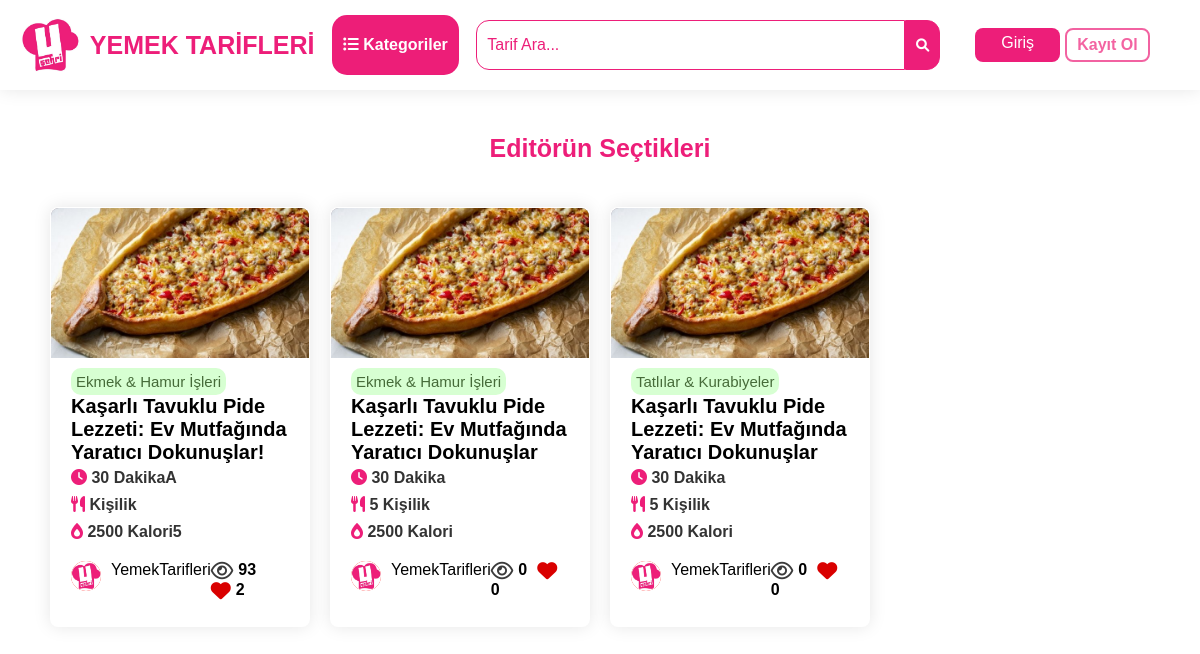
/yemektarifleri/editorun-sectikleri.php, run on the app's committed database.
### tables this page shows
CREATE TABLE `tema_ayarlari` (
  `id` int(11) NOT NULL,
  `logo` varchar(255) DEFAULT NULL,
  `site_adi` varchar(255) DEFAULT NULL,
  `slogan` varchar(255) DEFAULT NULL,
  `intro_gorsel` varchar(255) DEFAULT NULL
);

CREATE TABLE `tarifler` (
  `tarif_id` int(11) NOT NULL,
  `kategori_ad` varchar(50) NOT NULL,
  `kategori_url` varchar(255) NOT NULL,
  `baslik` varchar(100) NOT NULL,
  `sure` varchar(255) DEFAULT NULL,
  `boyut` varchar(20) DEFAULT NULL,
  `kalori` varchar(255) DEFAULT NULL,
  `resim` varchar(255) DEFAULT NULL,
  `url` varchar(255) DEFAULT NULL,
  `icindekiler` text DEFAULT NULL,
  `hazirlanis` text DEFAULT NULL,
  `tarih` text NOT NULL DEFAULT '27.05.2024',
  `goruntulenme` int(11) NOT NULL,
  `fav` int(11) NOT NULL
);

### yemektarifleri/tema_baglanti.php (called while the page is built, shortened)
<?php
include ("database.php");
$sql = "SELECT * FROM tema_ayarlari";
$result = $conn->query($sql);
if(mysqli_num_rows($result) > 0){
    $row = mysqli_fetch_assoc($result);
    $logo = $row['logo'];
    $site_adi = $row['site_adi'];
}
?>

### yemektarifleri/editorun-sectikleri.php (the view, shortened to what this page needs)
<?php
include("database.php");
include("tema_baglanti.php");
?>
<!DOCTYPE html>
<html lang="en">
<head>
    <link rel="stylesheet" href="style.css">
	<link rel="stylesheet" href="https://pro.fontawesome.com/releases/v6.0.0-beta1/css/all.css" />
    <link rel="stylesheet" href="media.css">
</head>
<body>
<?php include ("header.php"); ?>
    <div class="containerx">
    <br><br>
    <div class="tarifler">
    <h1 style="text-align:center" class="card-baslik"> Editörün Seçtikleri</h1><br>
    <ul class="card-containerx">
<?php
$query = "SELECT * FROM tarifler";
$result = mysqli_query($conn, $query);
if (mysqli_num_rows($result) > 0) {
    while ($row = mysqli_fetch_assoc($result)) {
        echo "<li class='tarif-card'>";
        echo "<div class='img-div'>";
        echo "<img class='img-div' src='" . $row["resim"] . "' alt=''>";
        echo "</div>";
        echo "<div class='tarif-content'>";
        echo "<h2 class='tarif-kategori'>" . $row["kategori_ad"] . "</h2>";
        echo "<h1 class='tarif-baslik'><a href='tarif.php?tarif_id=" . $row['tarif_id'] . "'>" . $row["baslik"] . "</a></h1>";
        echo "<h2 class='tarif-bilgi'><i class='fas fa-clock'></i> " . $row["sure"] . "</h2>";
        echo "<h2 class='tarif-bilgi'><i class='fas fa-utensils'></i> " . $row["boyut"] . "</h2>";
        echo "<h2 class='tarif-bilgi'><i class='fas fa-burn'></i> " . $row["kalori"] . "</h2>";
        echo "<div class='tarif-card_bottom'>";
        echo "<div class='yazar'>";
        echo "<img src='yemeksehri.jpeg' alt=''>";
        echo "YemekTarifleri";
        echo "<div class='degerlendirme'>";
        echo "<div class='favgor'>
                      <i class='far fa-eye'></i> <span>" . $row["goruntulenme"] . "</span>
                      <i class='fas fa-heart'></i> <span>" . $row["fav"] . "</span>";
        echo "</div>";
        echo "</div>";
        echo "</div>";
        echo "</div>";
        echo "</div>";
        echo "</li>";
    }
} else {
    echo "Henüz hiç tarif eklenmemiş.";
}
?>
    </ul>
    </div>
</body>
</html>

### yemektarifleri/a-header.php (shortened to what this page needs)
<?php
require ("database.php");
include ("tema_baglanti.php");
?>
<!DOCTYPE html>
<html lang="en">
<head>
    <link rel="stylesheet" href="style.css">
	<link rel="stylesheet" href="https://pro.fontawesome.com/releases/v6.0.0-beta1/css/all.css" />
    <link rel="stylesheet" href="media.css"><title>Card Layout</title>
</head>
<body>
<header style="display: <?php echo $display; ?>">
        <div class="header_1">
              <div class="logo">
              <a href="./index.php">
              <img src="<?php echo $logo ?>" alt="">
              <span><?php echo $site_adi ?></span>
              </a>
            </div>
            <button class="h-kategoriler_btn " id="header-kategoriler"><i class="fas fa-list-ul"></i> Kategoriler</button>
            <div class="search-bar">
              <form action="search.php" method="get">
                  <input type="text" name="search" placeholder="Tarif Ara...">
                  <button type="submit"><i class="fas fa-search"></i></button>
              </form>
          </div>
            <div class="login-register">
              <a class="btn-lr login" href="giris.php">Giriş</a>
              <a class="btn-lr register" href="kayit-ol.php">Kayıt Ol</a>
            </div>
        </div>
</header>
</body>
</html>

### yemektarifleri/style.css (style rules this page uses)
body { font-family: 'Poppins', sans-serif; margin: 0; padding: 0; box-sizing: border-box; background-color: #ffffff; scroll-behavior: smooth; }
h1,h2,h3,h4,h5 { margin: 0; padding: 0; }
* { list-style-type: none; box-sizing: border-box; }
:root { --primary-color:#ed1e79; --detail-color: rgb(255, 87, 51); --gold-color: rgb(243, 156, 18); }
.containerx { margin: 0px 20px; }
.tarifler { padding-top: 80px; }
.card-containerx { display: grid; grid-template-columns: repeat(4, 1fr); padding: 0px 20px; }
.tarif-card { flex-direction: column; margin: 10px; border-radius: 8px; background-color: #ffffff; border: 1px solid #d5d5d500; box-shadow: 0px 0px 17px 0px rgba(0,0,0,0.1); transition: 300ms; }
.tarif-card h2 { color: #333; }
.tarif-content { padding: 10px 20px; }
.img-div { max-height: 100%; -o-object-fit: cover; object-fit: cover; width: 100%; border-radius: 8px 8px 0px 0px; background-image: url(karas.png); background-position: center; background-repeat: no-repeat; height: 150px; }
.tarif-baslik { font-size: 20px; font-weight: 700; padding: 0; color: black; transition: 300ms; }
.tarif-baslik a { color: black; text-decoration-line: none; }
.tarif-kategori { display: inline-block; padding: 5px; font-size: 15px; font-weight: 400; border-radius: 10px; top: 80px; background-color: #ceffc7cc; color: #466b39 !important; }
.tarif-bilgi { font-size: 16px; font-weight: 600; line-height: 1.7; }
h2 .fas { color: var(--primary-color); }
.tarif-card_bottom { margin: 15px 0px; }
.degerlendirme { display: inline-block; margin-left: auto; }
.yazar { display: flex; font-weight: 500; }
.yazar img { height: 30px; background-color: red; border-radius: 50%; margin-right: 10px; }
header { background-color: white; display: flex; position: fixed; width: 100%; z-index: 1000; padding: 15px 20px; box-shadow: 0px 0px 17px 0px rgba(0,0,0,0.1); }
.logo a { display: flex; gap: 0.4em; font-size: 25px; font-weight: 700; color: #ed1e79; text-decoration: none; }
.logo img { height: 60px; }
.logo span { display: flex; align-content: center; flex-wrap: wrap; }
.login-register { display: flex; align-content: center; flex-wrap: wrap; margin-left: auto; gap: 0.3em; margin-right: 30px; }
.btn-lr { text-align: center; width: 85px; padding: 6px; border-radius: 8px; color: #ffffff; text-decoration: none; font-weight: 500; }
.login { background-color: var(--primary-color); }
.register { color: #ed1e78b1; border: 2px solid ; font-weight: 700; }
.h-kategoriler_btn { color: #fff; border: 1px solid #ed1e78b1; border-radius: 15px; padding: 10px; background-color: #ed1e78; font-size: 16px; font-weight: 700; margin-left: auto; }
.search-bar { display: flex; height: 50px; margin: auto; width: 40%; }
.search-bar input { border: 1px solid #ed1e79; padding: 10px; width: 100%; }
.search-bar button { border: 1px solid #ed1e79; padding: 10px; }
.search-bar input { font-size: 16px; color: #ed1e79; outline: none; border-radius: 13px 0px 0px 13px; }
.search-bar input::placeholder { font-size: 16px; color: var(--primary-color); }
.search-bar button { cursor: pointer; border-radius: 0px 13px 13px 0px; background-color: #ed1e79; color: #fff; }
.search-bar form { gap: 0; display: flex; width: 100%;; }
h2 i { color: var(--primary-color); font-weight: 700; }
.favgor { margin-left: auto; display: flex; align-content: center; flex-wrap: wrap; font-weight: 700; }
.favgor .fa-heart { color: rgb(217, 0, 0); display: grid; align-items: center; margin-right: 5px; font-size: 20px; }
.favgor .fa-eye { color: rgb(59, 59, 59); display: grid; align-items: center; margin-right: 5px; font-size: 20px; }
.favgor span { margin-right: 10px; }
.card-baslik { text-align: center; margin: 0px 20px; font-size: 25px; color: #ed1e79; text-decoration: none; }

### yemektarifleri/a-header.php (style rules this page uses)
.header_1 { display:flex; }
.h-kategoriler_btn { transition: all 200ms; }
header { display:block !important; }

### data on the page
tema_ayarlari: logo (picture), site_adi "YEMEK TARİFLERİ"
tarifler: resim (picture), kategori_ad "Ekmek & Hamur İşleri", baslik "Kaşarlı Tavuklu Pide Lezzeti: Ev Mutfağında Yaratıcı Dokunuşlar!", sure "30 DakikaA", boyut "Kişilik", kalori "2500 Kalori5", goruntulenme "93", fav "2"
tarifler: resim (picture), kategori_ad "Ekmek & Hamur İşleri", baslik "Kaşarlı Tavuklu Pide Lezzeti: Ev Mutfağında Yaratıcı Dokunuşlar", sure "30 Dakika", boyut "5 Kişilik", kalori "2500 Kalori", goruntulenme "0", fav "0"
tarifler: resim (picture), kategori_ad "Tatlılar & Kurabiyeler", baslik "Kaşarlı Tavuklu Pide Lezzeti: Ev Mutfağında Yaratıcı Dokunuşlar", sure "30 Dakika", boyut "5 Kişilik", kalori "2500 Kalori", goruntulenme "0", fav "0"
